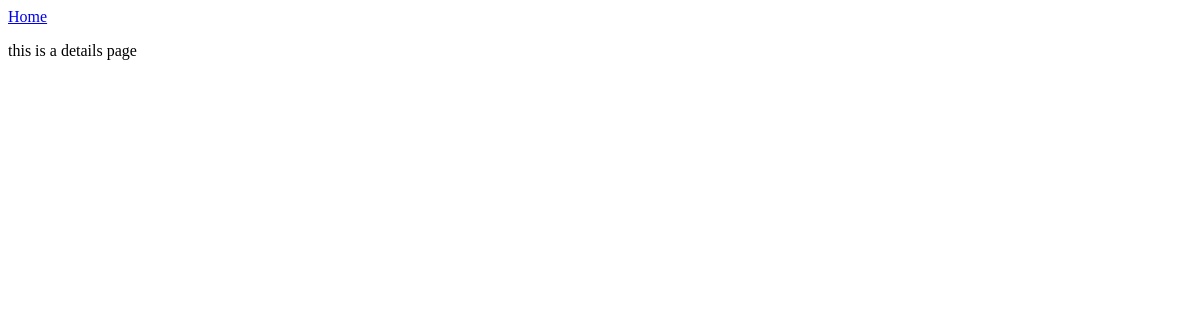
Before: /person-detail/ with the older database file.
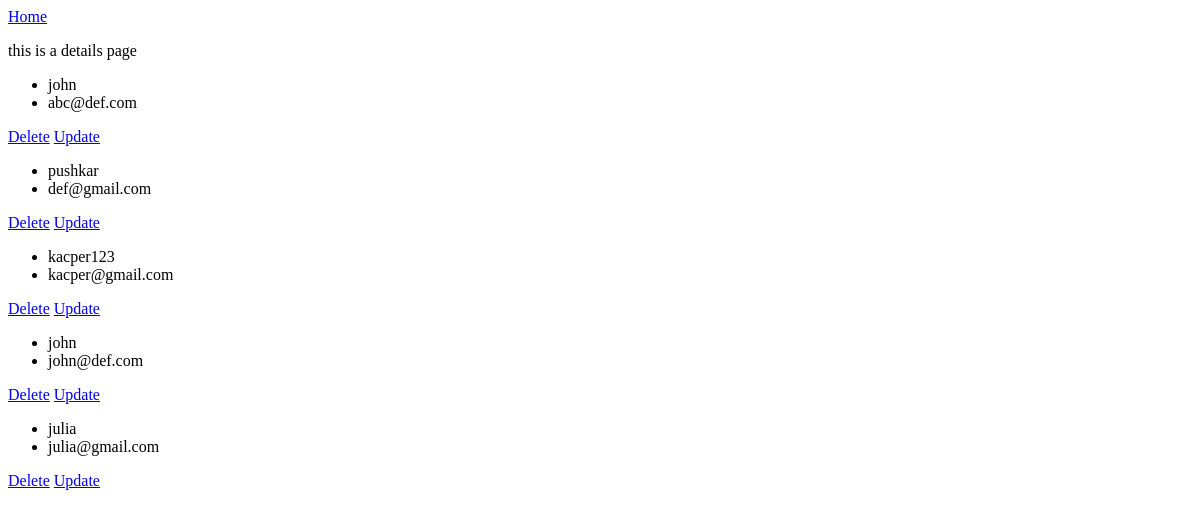
After: the same page with the newer database file.
### base/models.py (models this page shows)
class Person(models.Model):
    name = models.CharField(max_length=50)
    email = models.EmailField(unique=True)
    message = models.TextField(blank=True)

### base/views.py (the view)
# urls.py: path('person-detail/', get_data, name="person_details"),
def get_data(request):
    persons = Person.objects.all()
    return render(request, "person.html", {"persons": persons})

### base/templates/person.html (shortened to what this page needs)
<!DOCTYPE html>
<html lang="en">
<head>
</head>
<body>
    <a href="{% url 'homepage'%}">Home</a>
    <p>this is a details page</p>
    {% for person in persons %}
        <ul>
            <li>{{person.name}}</li>
            <li>{{person.email}}</li>
        </ul>
        <a href="{% url 'delete_person' person.id %}">Delete</a>
        <a href="{% url 'update_person' person.id %}">Update</a>
    {% endfor %}
</body>
</html>

Changed rows visible on the page:
added Person: name "john", email "abc@def.com"
added Person: name "pushkar", email "def@gmail.com"
added Person: name "kacper123", email "kacper@gmail.com"
added Person: name "john", email "john@def.com"
added Person: name "julia", email "julia@gmail.com"
